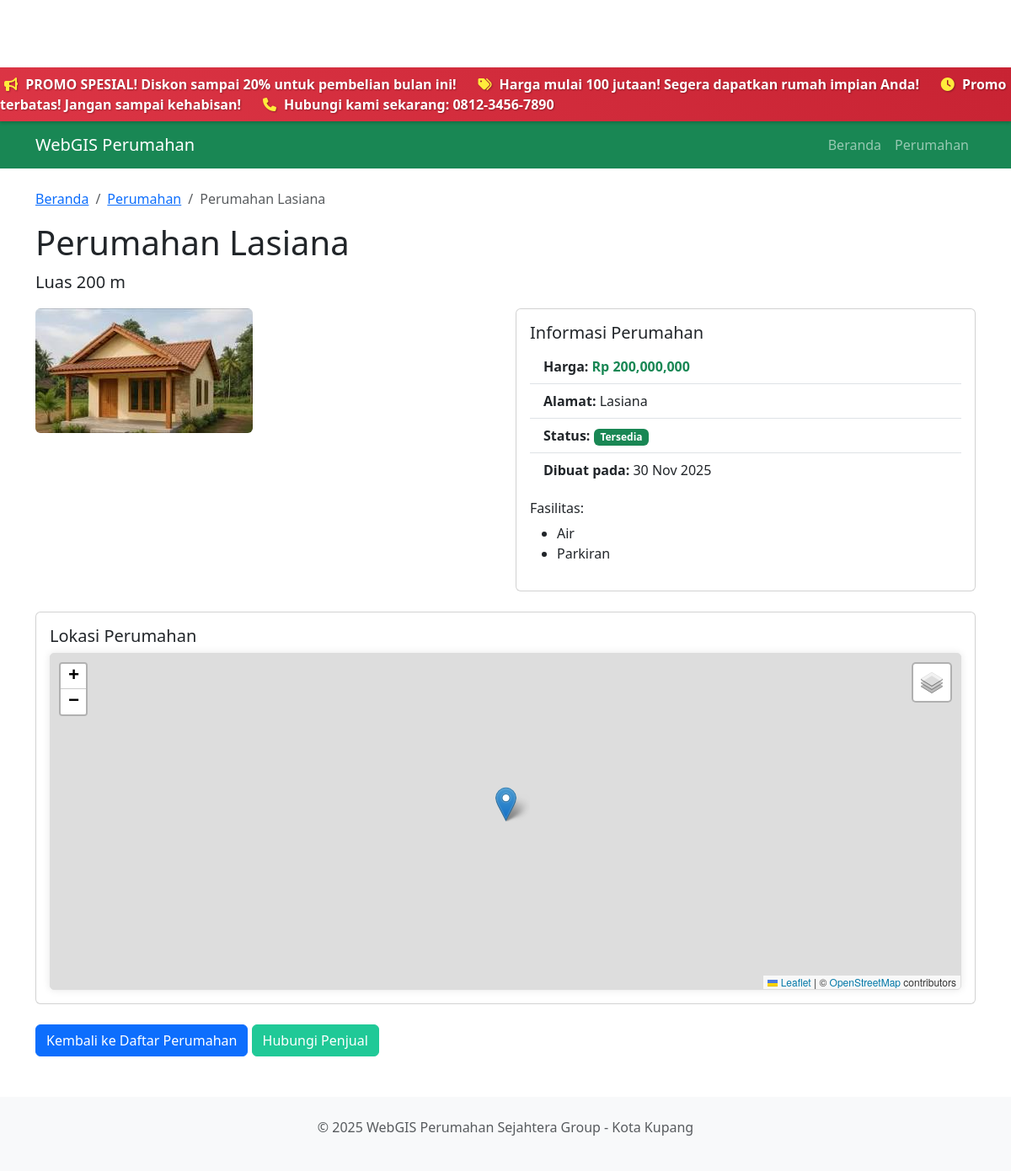
/perumahan/perumahan-lasiana/, run on the app's committed database.
### core/models.py (models this page shows, shortened)
class Perumahan(models.Model):
    name = models.CharField(max_length=200)
    slug = models.SlugField(unique=True, blank=True)
    photo = models.ImageField(upload_to='perumahan_photos/')
    description = models.TextField()
    price = models.DecimalField(max_digits=12, decimal_places=0)
    address = models.CharField(max_length=400)
    location = models.JSONField()  # simpan {"lat": ..., "lng": ...}
    polygon = models.JSONField(null=True, blank=True)  # simpan GeoJSON polygon coordinates (list)
    facilities = models.JSONField(null=True, blank=True)  # list of strings
    status = models.CharField(max_length=20, choices=(('available', 'Available'), ('sold', 'Sold')), default='available')
    created_at = models.DateTimeField(auto_now_add=True)

### core/views.py (the view)
# urls.py: path('perumahan/<slug:slug>/', views.perumahan_detail, name='perumahan_detail'),
def perumahan_detail(request, slug):
    perumahan = get_object_or_404(Perumahan, slug=slug)
    return render(request, 'core/perumahan_detail.html', {'perumahan': perumahan})

### core/templates/core/perumahan_detail.html (shortened to what this page needs)
{% extends 'core/base.html' %}
{% load humanize %}
{% block content %}
<div class="container mt-4">
    <div class="row">
        <div class="col-12">
            <nav aria-label="breadcrumb">
                <ol class="breadcrumb">
                    <li class="breadcrumb-item"><a href="{% url 'core:home' %}">Beranda</a></li>
                    <li class="breadcrumb-item"><a href="{% url 'core:perumahan_list' %}">Perumahan</a></li>
                    <li class="breadcrumb-item active" aria-current="page">{{ perumahan.name }}</li>
                </ol>
            </nav>
        </div>
    </div>
    <div class="row">
        <div class="col-12">
            <h1>{{ perumahan.name }}</h1>
            <p class="lead">{{ perumahan.description }}</p>
        </div>
    </div>
    <div class="row">
        <div class="col-md-6">
            {% if perumahan.photo %}
            <img src="{{ perumahan.photo.url }}" class="img-fluid rounded" alt="{{ perumahan.name }}">
            {% endif %}
        </div>
        <div class="col-md-6">
            <div class="card">
                <div class="card-body">
                    <h5 class="card-title">Informasi Perumahan</h5>
                    <ul class="list-group list-group-flush">
                        <li class="list-group-item">
                            <strong>Harga:</strong>
                            <span class="text-success fw-bold">Rp {{ perumahan.price|intcomma }}</span>
                        </li>
                        <li class="list-group-item">
                            <strong>Alamat:</strong> {{ perumahan.address }}
                        </li>
                        <li class="list-group-item">
                            <strong>Status:</strong>
                            {% if perumahan.status == 'available' %}
                                <span class="badge bg-success">Tersedia</span>
                            {% else %}
                                <span class="badge bg-danger">Terjual</span>
                            {% endif %}
                        </li>
                        <li class="list-group-item">
                            <strong>Dibuat pada:</strong> {{ perumahan.created_at|date:"d M Y" }}
                        </li>
                    </ul>
                    {% if perumahan.facilities %}
                    <h6 class="mt-3">Fasilitas:</h6>
                    <ul>
                        {% for facility in perumahan.facilities %}
                        <li>{{ facility }}</li>
                        {% endfor %}
                    </ul>
                    {% endif %}
                </div>
            </div>
        </div>
    </div>
    <div class="row mt-4">
        <div class="col-12">
            <div class="card">
                <div class="card-body">
                    <h5 class="card-title">Lokasi Perumahan</h5>
                    <div id="map" style="height: 400px;"></div>
                </div>
            </div>
        </div>
    </div>
    <div class="row mt-4">
        <div class="col-12">
            <a href="{% url 'core:perumahan_list' %}" class="btn btn-primary">Kembali ke Daftar Perumahan</a>
            <button class="btn btn-success">Hubungi Penjual</button>
        </div>
    </div>
</div>
{% endblock %}

### core/static/core/css/custom.css (style rules this page uses)
body { padding-top: 80px; }
#map { height: 70vh; width: 100%; min-height: 400px; border: 1px solid #ddd; border-radius: 5px; box-shadow: 0 0 10px rgba(0,0,0,0.1); }
.btn-success { background-color: #20c997 !important; border-color: #20c997 !important; }

### data on the page
Perumahan: name "Perumahan Lasiana", description "Luas 200 m", photo (picture), price "200,000,000", address "Lasiana", created_at "30 Nov 2025"

### other printed values
{{ facility }} "Air" "Parkiran"
